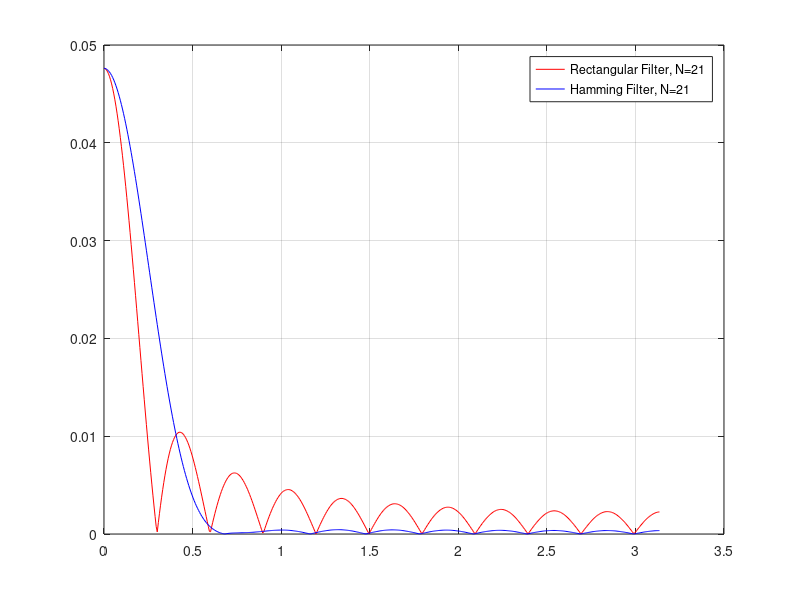

Source code (MATLAB):
% Avgousti Savvina 2018030200
% Christou Theodora 2018030202
% Maragkoudaki Magdalini 2017030169

%%%%%%%%%%%%%%%%%%%%%%%%%%%%%%% Exercise 1 %%%%%%%%%%%%%%%%%%%%%%%%%%%%%%%%
clc; clear; close all;

wc = 0.4*pi;
Fs = 100;
N = 21;           % order/length of the window

Ts=1/Fs;
ws=2*pi*Fs;
wn=wc/(ws/2);

% FIR filter design
filt1 = fir1(N-1, wn, 'low', rectwin(N));     % N-1 is the order of the filter   
filt2 = fir1(N-1, wn, 'low', hamming(N));

% Frequency response of filter
[H1,W1] = freqz(filt1,N); 
[H2,W2] = freqz(filt2,N);

figure;
plot(W1, abs(H1), 'r');
hold on;
plot(W2, abs(H2), 'b');
grid on;
hold off;
legend('Rectangular Filter, N=21','Hamming Filter, N=21')

